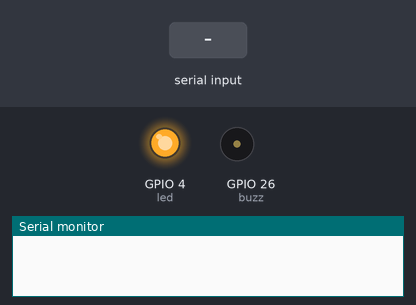
Recording of a sketch running on a simulated ESP8266 (NodeMCU). On the bench: output pins drawn as LEDs (lit = HIGH), buzzer (waves = sounding, pin HIGH), the last lines printed to the serial monitor. The test bench sets the inputs (shaded band).

Above: at 0.1 s.
At 5.2 s:
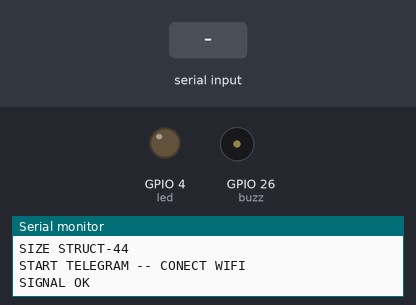
5.3 s: "1\n" received over the second serial link
At 6.7 s:
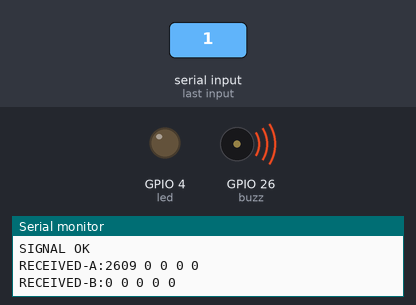
Timing chart, 0 to 8.3 s (numbered marks = the images above; inputs shaded):
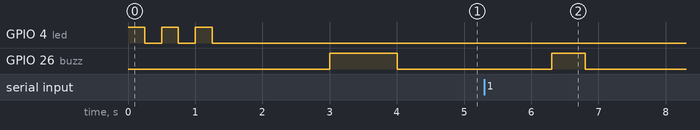

Measured:
- after the input at 5.3 s, GPIO 26 (buzz): LOW → HIGH after 1.0 s, → LOW 0.50 s later

The sketch:

board_esp.ino
```cpp
#include "CTBot.h"
#define chatID -894806295
#define chatIDA -515049703
#define chatIDB -869389890
#define led 4

#define buzz 26
CTBot myBot;

////WIFI CONFIG
//String ssid = "USER_6CB010";
//String pass = "00000000";

//WIFI CONFIG
String ssid = "robotku";
String pass = "robot1234";

//BOT TOKEN
String token = "2071469876:AAHc9U7cfd3jV8KCwX2_tjH7aJFG3J8JvHE";
String fingerName[3] = {"NULL", "NAURA", "RIZKI" };

typedef struct
{
  int32_t lockerA_A;
  int32_t lockerA_B;
  int32_t lockerA_C;
  int32_t lockerA_D;
  int32_t lockerA_E;

  int32_t lockerB_A;
  int32_t lockerB_B;
  int32_t lockerB_C;
  int32_t lockerB_D;
  int32_t lockerB_E;

  int32_t loginID;

} items;
items mylocker;
int sizex = sizeof(items);
void kirim(String pesan = "TEST", int target = 0);
void setup() {
  //Default
  mylocker.lockerA_A = 0;
  mylocker.lockerA_B = 0;
  mylocker.lockerA_C = 0;
  mylocker.lockerA_D = 0;
  mylocker.lockerA_E = 0;

  mylocker.lockerB_A = 0;
  mylocker.lockerB_B = 0;
  mylocker.lockerB_C = 0;
  mylocker.lockerB_D = 0;
  mylocker.lockerB_E = 0;
  mylocker.loginID = 0;


  // put your setup code here, to run once:
  Serial.begin(9600);
  Serial2.begin(9600);

  pinMode(buzz, OUTPUT);
  pinMode(led, OUTPUT);
  digitalWrite(led, HIGH);
//  while(1);
  for (int i = 0; i < 3; i++) {
    digitalWrite(led, HIGH);
    delay(250);
    digitalWrite(led, LOW);
    delay(250);
  }

  Serial.print("SIZE STRUCT-"); Serial.print(sizex);
  Serial.println("\nSTART TELEGRAM -- CONECT WIFI");

  myBot.wifiConnect(ssid, pass); //WIFI CONNECT
  myBot.setTelegramToken(token); //TOKEN SETT

  //TEST KONEKSI
  if (myBot.testConnection()) {
    Serial.println("\nSIGNAL OK");
  }
  else {
    Serial.println("\nERROR NO SIGNAL");
    digitalWrite(led, HIGH);
  }
  firstMessage();
  sendStatusLocker();
}

void loop() {
  // put your main code here, to run repeatedly:
  if (Serial2.available()) {
    recv(&mylocker);
    //RECEIVE A
    Serial.print("RECEIVED-A:");
    Serial.print( mylocker.lockerA_A); Serial.print(" "); Serial.print( mylocker.lockerA_B); Serial.print(" ");
    Serial.print( mylocker.lockerA_C); Serial.print(" "); Serial.print( mylocker.lockerA_D); Serial.print(" ");
    Serial.println( mylocker.lockerA_E);
    //RECEIVE B
    Serial.print("RECEIVED-B:");
    Serial.print( mylocker.lockerB_A); Serial.print(" "); Serial.print( mylocker.lockerB_B); Serial.print(" ");
    Serial.print( mylocker.lockerB_C); Serial.print(" "); Serial.print( mylocker.lockerB_D); Serial.print(" ");
    Serial.println( mylocker.lockerB_E);

    sendStatusLocker();
  }
}
void recv(items* table)
{
  Serial2.readBytes((char*)table, sizex);

}
void kirim(String pesan, int target) {
  digitalWrite(buzz, HIGH);
  if (target == 0)myBot.sendMessage(chatID, pesan);
  else if (target == 1)myBot.sendMessage(chatIDA, pesan);
  else if (target == 2)myBot.sendMessage(chatIDB, pesan);
  delay(500);
  digitalWrite(buzz, LOW);
}
void firstMessage() {
  String msg;
  msg = "SMARTLOCKER STARTED!!";

  kirim(msg);
}
String msgA() {
  String msg;
  msg += "#Locker1 - " + fingerName[1] + "\n";
  msg += String(mylocker.lockerA_A) + "x DOMPET \n";
  msg += String(mylocker.lockerA_B) + "x SELOTIP \n";
  msg += String(mylocker.lockerA_C) + "x BAJU \n";
  msg += String(mylocker.lockerA_D) + "x MOUSE \n";
  msg += String(mylocker.lockerA_E) + "x GELAS \n\n";
  return msg;
}
String msgB() {
  String msg;
  msg += "#Locker2 - " + fingerName[2] + "\n";
  msg += String(mylocker.lockerB_A) + "x DOMPET \n";
  msg += String(mylocker.lockerB_B) + "x SELOTIP \n";
  msg += String(mylocker.lockerB_C) + "x BAJU \n";
  msg += String(mylocker.lockerB_D) + "x MOUSE \n";
  msg += String(mylocker.lockerB_E) + "x GELAS \n";
  return msg;
}
String msgAll() {
  String msg = msgA() + msgB();
  return msg;
}

void sendStatusLocker() {
  String msg;

  msg = "SmartLocker Alert!!\n";
  if (mylocker.loginID == 0)msg += msgAll();
  else if (mylocker.loginID == 1)msg += msgA();
  else if (mylocker.loginID == 2)msg += msgB();
  msg += "+---+---+---+---+---+---+---+---+---+";

  kirim(msg, mylocker.loginID);
}
```
